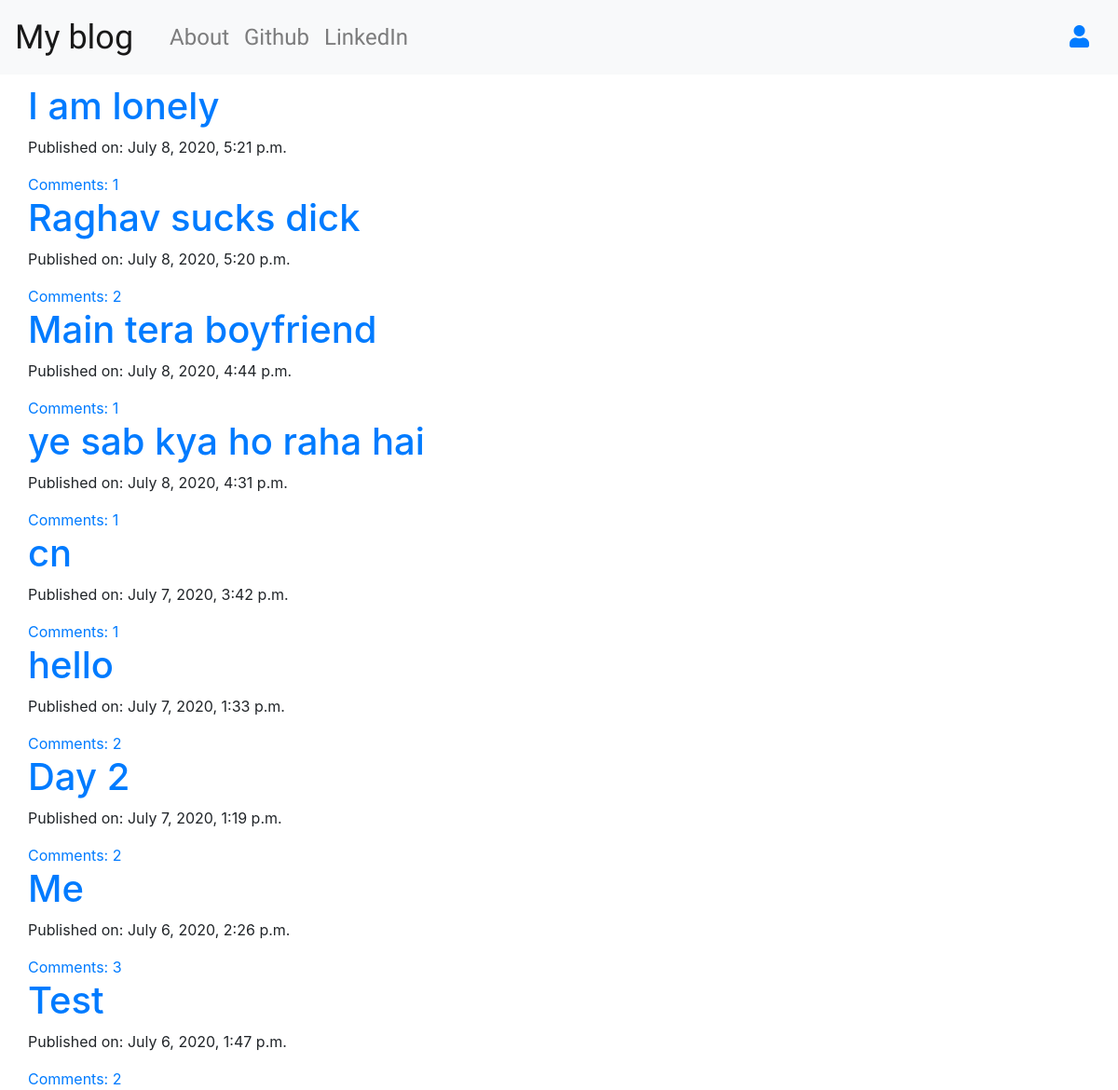
The app's page /, older data.
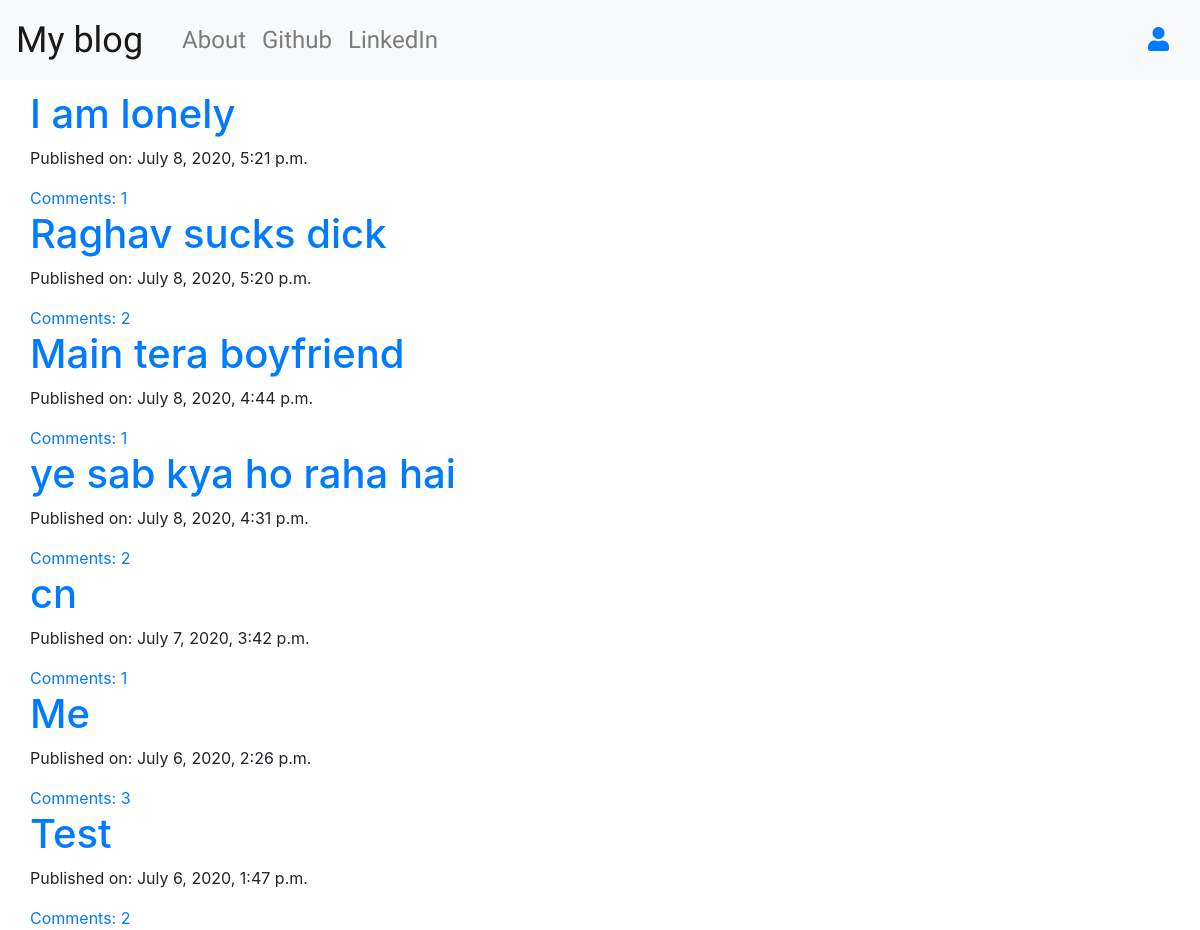
The same page, newer data.
### blogApp/models.py (models this page shows, shortened)
class Post(models.Model):
    author = models.ForeignKey('auth.User', on_delete=models.CASCADE)
    title = models.CharField(max_length=256)
    text = models.TextField()
    created_date = models.DateTimeField(default=timezone.now)
    published_date = models.DateTimeField(blank=True, null=True)
    def approve_comments(self):
        return self.comments.filter(approved_comment=True)

### blogApp/views.py (the view)
# urls.py: path('', views.PostListView.as_view(), name='post_list'),
class PostListView(ListView):
    model = Post
    def get_queryset(self):
        return Post.objects.filter(published_date__lte=timezone.now()).order_by('-published_date')

### blogApp/templates/blogApp/post_list.html
{% extends 'blogApp/base.html' %}
{% block body_block %}
<div class="centerstage">
{% for post in post_list %}
    <div class="post">
        <h1><a href="{% url 'post_detail' pk=post.pk %}">{{ post.title }}</a></h1>
        <div class="date">
            <p>Published on: {{ post.published_date }}</p>
        </div>
        <a href="{% url 'post_detail' pk=post.pk %}">Comments: {{ post.approve_comments.count }}</a>
    </div>
{% endfor %}
</div>
{% endblock %}

Row changes from the older to the newer data that the page shows:
removed Post: title "hello", published_date "July 7, 2020, 1:33 p.m.", approve_comments.count "2"
removed Post: title "Day 2", published_date "July 7, 2020, 1:19 p.m.", approve_comments.count "2"
changed Post "ye sab kya ho raha hai": approve_comments.count "1" → "2"
